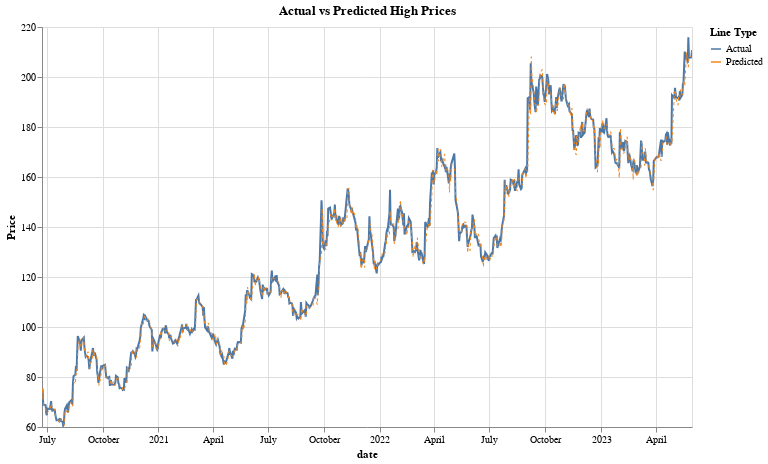

The notebook cell this image was saved under:
### Code cell
import altair as alt

alt.themes.enable('fivethirtyeight')

predictions_df_copy = predictions_df.copy(deep=True)


predictions_df_copy['date'] = pd.to_datetime(predictions_df_copy['date'])

predictions_df_copy['label'] = 'Actual'
predictions_df_copy['predicted_label'] = 'Predicted'

# Actual high price line
line1 = alt.Chart(predictions_df_copy).mark_line(strokeWidth=2).encode(
    x='date:T',
    y=alt.Y('y_test:Q', title='Price', scale=alt.Scale(zero=False)),
    color=alt.Color('label:N', legend=alt.Legend(title="Line Type")),
    tooltip=['date', 'y_test', 'y_pred']
)

# Predicted high price line
line2 = alt.Chart(predictions_df_copy).mark_line(strokeWidth=1, strokeDash=[3, 3]).encode(
    x='date:T',
    y=alt.Y('y_pred:Q', title='', scale=alt.Scale(zero=False)),
    color=alt.Color('predicted_label:N', legend=alt.Legend(title="Line Type")),
    tooltip=['date', 'y_test', 'y_pred']
)

# Combine the two lines
chart = alt.layer(line1, line2).properties(
    title='Actual vs Predicted High Prices',
    width=650,
    height=400
).interactive()

chart

### Figure 1 — Vega-Lite specification as saved in the notebook (floating-point values rounded to 4 significant figures; data arrays with more than 128 entries replaced by an {"elided": "..."} marker saying what was removed)
{"usermeta": {"embedOptions": {"theme": "fivethirtyeight"}}, "config": {"view": {"continuousWidth": 300, "continuousHeight": 300}}, "layer": [{"mark": {"type": "line", "strokeWidth": 2}, "encoding": {"color": {"field": "label", "legend": {"title": "Line Type"}, "type": "nominal"}, "tooltip": [{"field": "date", "type": "temporal"}, {"field": "y_test", "type": "quantitative"}, {"field": "y_pred", "type": "quantitative"}], "x": {"field": "date", "type": "temporal"}, "y": {"field": "y_test", "scale": {"zero": false}, "title": "Price", "type": "quantitative"}}, "name": "view_1"}, {"mark": {"type": "line", "strokeDash": [3, 3], "strokeWidth": 1}, "encoding": {"color": {"field": "predicted_label", "legend": {"title": "Line Type"}, "type": "nominal"}, "tooltip": [{"field": "date", "type": "temporal"}, {"field": "y_test", "type": "quantitative"}, {"field": "y_pred", "type": "quantitative"}], "x": {"field": "date", "type": "temporal"}, "y": {"field": "y_pred", "scale": {"zero": false}, "title": "", "type": "quantitative"}}}], "data": {"name": "data-478df2ca27d24f7ee752e707b7c7a80f"}, "height": 400, "params": [{"name": "param_1", "select": {"type": "interval", "encodings": ["x", "y"]}, "bind": "scales", "views": ["view_1"]}], "title": "Actual vs Predicted High Prices", "width": 650, "$schema": "https://vega.github.io/schema/vega-lite/v5.8.0.json", "datasets": {"data-478df2ca27d24f7ee752e707b7c7a80f": {"elided": "727 records"}}}
